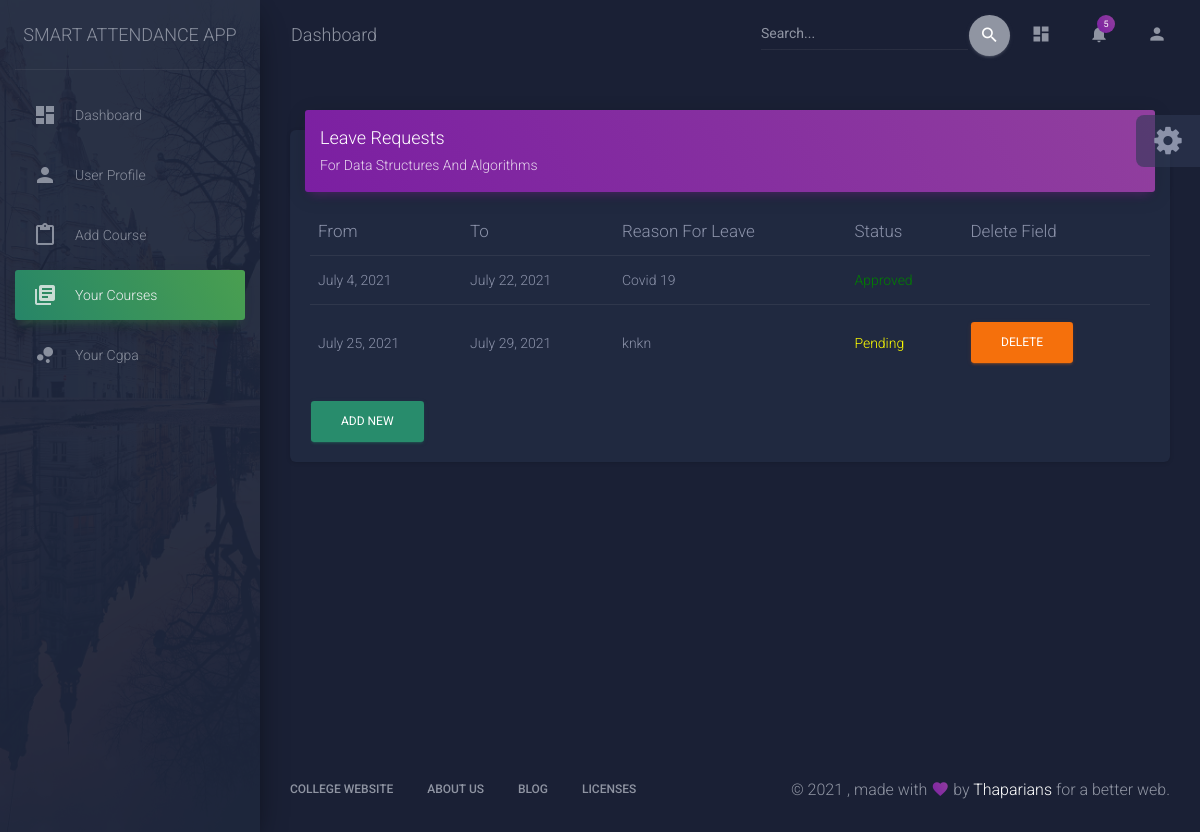
The app's page /dashboard/course1/leave (signed in) with its own data.
### role/models.py (models this page shows, shortened)
class Course(models.Model):
    name = models.CharField(max_length=100)
    number = models.CharField(max_length=100)
    teacher_assigned = models.ManyToManyField(Teacher, related_name='course')
    year = models.IntegerField(blank=True)
    branch = models.CharField(max_length=5,choices=BRANCH_CHOICES)
    image = models.ImageField(blank=True, null=True)

class Leave(models.Model):
    student = models.ForeignKey(Student,on_delete=models.CASCADE)
    course = models.ForeignKey(Course,on_delete=models.CASCADE)
    title = models.CharField(max_length = 30)
    details = models.TextField()
    isapproved = models.BooleanField(default=False)
    fro = models.DateField(null=True)
    to = models.DateField(null=True)

### role/views.py (the view)
# urls.py: path('dashboard/course<int:pk>/leave',leaverequest,name='leave'),
def leaverequest(request,*args,**kwargs):
    pk = kwargs['pk']
    cc = Course.objects.get(id=pk)
    std = Student.objects.filter(user=request.user)[0]
    leave = Leave.objects.filter(student = std, course = cc)
    leaveform = LeaveForm()
    context = {
    'leave' : leave,
    'std' : std,
    'cc' : cc,
    'form' : leaveform,
    }
    return render(request,'role/leave.html',context)

### role/forms.py
class LeaveForm(forms.ModelForm):
    class Meta:
        model = Leave
        fields = ['title','details','fro','to']
        widgets = {
            'fro': DateInput(attrs={'type': 'date'}),
            'to': DateInput(attrs={'type': 'date'})
        }
    def __init__(self, *args, **kwargs):
        super(LeaveForm, self).__init__(*args, **kwargs)
        self.fields['fro'].label = "From"

### role/templates/role/leave.html (shortened to what this page needs)
{% load static %}
{% load crispy_forms_tags %}
<!DOCTYPE html>
<html lang="en">
<head>
  <link rel="stylesheet" href="https://maxcdn.bootstrapcdn.com/font-awesome/latest/css/font-awesome.min.css">
  <link href="{% static '/role/css/material-dashboard.css' %}" rel="stylesheet" />
  <link href="{% static '/role/demo/demo.css' %}" rel="stylesheet" />
  <link href="https://vjs.zencdn.net/7.11.4/video-js.css" rel="stylesheet" />
</head>
<body class="dark-edition">
  <div class="wrapper ">
    <div class="sidebar" data-color="green" data-background-color="black" data-image="{% static 'role/img/sidebar-2.jpg' %}">
      <div class="logo"><a href="http://www.creative-tim.com" class="simple-text logo-normal">
          Smart Attendance App
        </a></div>
      <div class="sidebar-wrapper">
        <ul class="nav">
          <li class="nav-item">
            <a class="nav-link" href="{% url 'dashboard' %}">
              <i class="material-icons">dashboard</i>
              <p>Dashboard</p>
            </a>
          </li>
          <li class="nav-item ">
            <a class="nav-link" href="{% url 'profile' %}">
              <i class="material-icons">person</i>
              <p>User Profile</p>
            </a>
          </li>
          <li class="nav-item ">
            <a class="nav-link" href="{% url 'addcourse' %}">
              <i class="material-icons">content_paste</i>
              <p>Add Course</p>
            </a>
          </li>
          <li class="nav-item active">
            <a class="nav-link" href="{% url 'mycourses' %}">
              <i class="material-icons">library_books</i>
              <p>Your Courses</p>
            </a>
          </li>
         <li class="nav-item ">
            <a class="nav-link" href="{% url 'cgpa' %}">
              <i class="material-icons">bubble_chart</i>
              <p>Your Cgpa</p>
            </a>
          </li>
        </ul>
      </div>
    </div>
    <div class="main-panel"   >
      <nav class="navbar navbar-expand-lg navbar-transparent navbar-absolute fixed-top " id="navigation-example">
        <div class="container-fluid">
          <div class="navbar-wrapper">
            <a class="navbar-brand" href="javascript:void(0)">Dashboard</a>
          </div>
          <div class="collapse navbar-collapse justify-content-end">
            <form class="navbar-form">
              <div class="input-group no-border">
                <input type="text" value="" class="form-control" placeholder="Search...">
                <button type="submit" class="btn btn-default btn-round btn-just-icon">
                  <i class="material-icons">search</i>
                  <div class="ripple-container"></div>
                </button>
              </div>
            </form>
            <ul class="navbar-nav">
              <li class="nav-item">
                <a class="nav-link" href="javascript:void(0)">
                  <i class="material-icons">dashboard</i>
                </a>
              </li>
              <li class="nav-item dropdown">
                <a class="nav-link" href="javscript:void(0)" id="navbarDropdownMenuLink" data-toggle="dropdown" aria-haspopup="true" aria-expanded="false">
                  <i class="material-icons">notifications</i>
                  <span class="notification">5</span>
                </a>
              </li>
              <li class="nav-item">
                <a class="nav-link" href="javascript:void(0)">
                  <i class="material-icons">person</i>
                </a>
              </li>
            </ul>
          </div>
        </div>
      </nav>
      <div class="content">
        <div class="container-fluid" >
          <div class="row">
            <div class="col-md-12" >
              <div class="card"  >
                <div class="card-header card-header-primary" >
                  <h4 class="card-title ">Leave Requests</h4>
                  <p class="card-category">For {{cc.name}}</p>
                </div>
                <div class="card-body">
                  <div class="table-responsive">
                    <table class="table">
                      <thead class=" text-primary">
                        <th>
                          From
                        </th>
                        <th>
                          To
                        </th>
                        <th>
                          Reason For Leave
                        </th>
                        <th>
                          Status
                        </th>
                        <th>
                          Delete Field
                        </th>
                      </thead>
                      <tbody>
                       {% for l in leave %}
                       <tr>
                        <td>
                          {{l.fro}}
                        </td>
                        <td>
                          {{l.to}}
                        </td>
                        <td>
                          {{l.title}}
                        </td>
                        <td>
                          {% if l.isapproved %}
                          <div style="color: green;">
                            Approved
                          </div>
                          {% else %}
                          <div style="color: yellow;">
                            Pending
                          </div>
                        </td>
                        <td>
                         <a href="/delete/{{cc.pk}}/{{l.pk}}/" ><button type="button" class="btn btn-warning" data-toggle="modal" data-target="#exampleModalCenter" id="l.pk" >Delete </button>
                         </a>
                         {% endif %}
                        </td>
                       </tr>
                       {% endfor %}
                      </tbody>
                    </table>
                    <button type="button" class="btn btn-success" data-toggle="modal" data-target="#exampleModal">Add New </button>
                  </div>
                </div>
              </div>
            </div>
                  </div>
                </div>
              </div>
     <footer class="footer">
        <div class="container-fluid">
          <nav class="float-left">
            <ul>
              <li>
                <a href="https://www.thapar.edu">
                  College Website
                </a>
              </li>
              <li>
                <a href="https://creative-tim.com/presentation">
                  About Us
                </a>
              </li>
              <li>
                <a href="http://blog.creative-tim.com">
                  Blog
                </a>
              </li>
              <li>
                <a href="https://www.creative-tim.com/license">
                  Licenses
                </a>
              </li>
            </ul>
          </nav>
          <div class="copyright float-right" id="date">
            , made with <i class="material-icons">favorite</i> by
            <a href="https://www.creative-tim.com" target="_blank">Thaparians</a> for a better web.
          </div>
        </div>
      </footer>
    </div>
  </div>
  <div class="fixed-plugin">
    <div class="dropdown show-dropdown">
      <a href="#" data-toggle="dropdown">
        <i class="fa fa-cog fa-2x"> </i>
      </a>
    </div>
  </div>
</body>
</html>

### records on screen
Course: name "Data Structures And Algorithms"
Leave: fro "July 4, 2021", to "July 22, 2021", title "Covid 19", isapproved "Approved"
Leave: fro "July 25, 2021", to "July 29, 2021", title "knkn"
